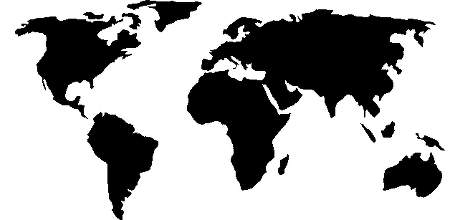
#> input picture transformedworld.png, 460 x 220 px
$ python evo.py   (Python 2 division)
#> lines starting #> are read from the running program, lines starting #| are printed output that depends on the picture; after the words box and inside, x2 and y2 are one past the last pixel; in counts of white or black regions, pixels touching at a corner belong together
#!/usr/bin/env python
import copy
import PIL
import PIL.Image
import PIL.ImageColor
import PIL.ImageDraw
import random

inch = 10
drills = [.0, .25, .325, .5, .625, .75]
size = (48*inch, 24*inch)
white = PIL.ImageColor.getcolor('white', 'RGB')
black = PIL.ImageColor.getcolor('black', 'RGB')
t = PIL.Image.open('transformedworld.png')
#> t is the input picture: PIL image 460x220 RGBA; mean R, G, B, A 174, 174, 174, 255

grid = [[0.0]*46 for i in range(22)]

def score(a, b, x, y):
    s = 0.0
    for x in range(x*inch,(x+2)*inch):
        for y in range(y*inch, (y*2)+inch):
            pa = a.getpixel((x,y))[0]
            pb = b.getpixel((x,y))[0]
            s += (pa - pb) ** 2
    return s

def render(grid):
    im = PIL.Image.new('RGB', size, white)
#> im: PIL image 480x240 RGB; every value is 255
    draw = PIL.ImageDraw.Draw(im)
    for x in range(1,47):
        for y in range(1,23):
            d = grid[y-1][x-1] * inch
            x1 = int(round((x * inch) - (d / 2)))
            x2 = int(round((x * inch) + (d / 2)))
            y1 = int(round((y * inch) - (d / 2)))
            y2 = int(round((y * inch) + (d / 2)))
            draw.chord([x1,y1,x2,y2], 0, 360, black)
    return im

im = render(grid)

for i in range(1000):
    if i % 100 == 0: print i
    newgrid = copy.deepcopy(grid)
    x = random.randrange(46)
    y = random.randrange(22)
    d = random.choice(drills)
    newgrid[y][x] = d
    newim = render(newgrid)
    if score(newim, t, x, y) < score(im, t, x, y):
        grid = newgrid
        im = newim
#> this loop made 1000 passes
#> pass 2, `newim = render(newgrid)`:
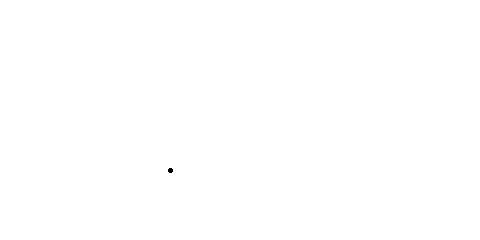
#> newim: PIL image 480x240 RGB; 100% white; 1 black region, box (x1, y1, x2, y2) and area: (168, 168, 173, 173) 21
#> after the loop, grid = 22 items

im.save('evo.jpg')
print grid
#> (printed output is left out)
